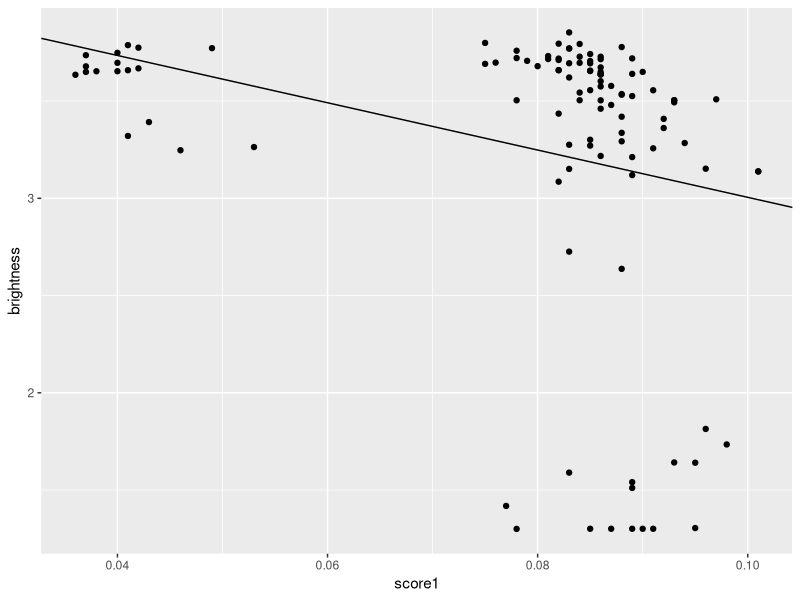
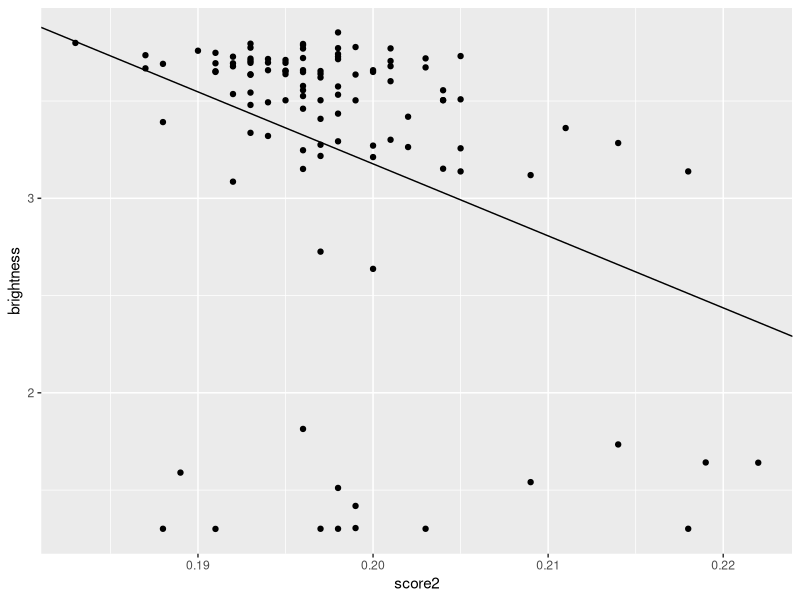

R code for these plots, in order:
## ---- chunk 1
df <- read.csv('align_res.csv')
brightness <- df$brightness
score1 <- df$score1
score2 <- df$score2
## ---- chunk 2
diff1 <- data.frame(x = score1,y = brightness)
model1 <- lm(y ~ x, diff1)
intercept1 <- model1$coefficient[1]
slope1 <- model1$coefficient[2]
intercept1
slope1
## ---- chunk 3
library(ggplot2)
ggplot(diff1, aes(score1, brightness)) + geom_point() + geom_abline(intercept = intercept1, slope = slope1)
## ---- chunk 4
summary(model1)
## ---- chunk 5
diff2 <- data.frame(x = score2,y = brightness)
model2 <- lm(y ~ x, diff2)
intercept2 <- model2$coefficient[1]
slope2 <- model2$coefficient[2]
intercept2
slope2
## ---- chunk 6
library(ggplot2)
ggplot(diff2, aes(score2, brightness)) + geom_point() + geom_abline(intercept = intercept2, slope = slope2)
## ---- chunk 7
summary(model2)
